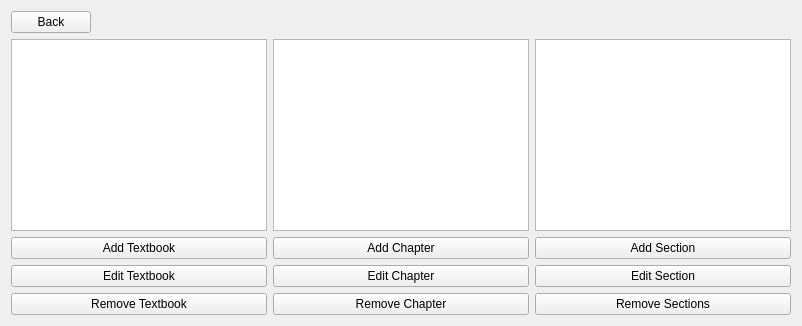
      <widget class="ContentManagerPage" name="contentManagerPage">
       <layout class="QGridLayout" name="gridLayout_11">
        <item row="4" column="1">
         <widget class="QPushButton" name="btnManageRemoveChapter">
          <property name="text">
           <string>Remove Chapter</string>
          </property>
         </widget>
        </item>
        <item row="1" column="0">
         <widget class="QListWidget" name="listManageTextbooks"/>
        </item>
        <item row="1" column="1">
         <widget class="QListWidget" name="listManageChapters"/>
        </item>
        <item row="1" column="2">
         <widget class="QListWidget" name="listManageSections"/>
        </item>
        <item row="2" column="0">
         <widget class="QPushButton" name="btnManageAddTextbook">
          <property name="text">
           <string>Add Textbook</string>
          </property>
         </widget>
        </item>
        <item row="2" column="1">
         <widget class="QPushButton" name="btnManageAddChapter">
          <property name="text">
           <string>Add Chapter</string>
          </property>
         </widget>
        </item>
        <item row="2" column="2">
         <widget class="QPushButton" name="btnManageAddSection">
          <property name="text">
           <string>Add Section</string>
          </property>
         </widget>
        </item>
        <item row="3" column="0">
         <widget class="QPushButton" name="btnManageEditTextbook">
          <property name="text">
           <string>Edit Textbook</string>
          </property>
         </widget>
        </item>
        <item row="3" column="1">
         <widget class="QPushButton" name="btnManageEditChapter">
          <property name="text">
           <string>Edit Chapter</string>
          </property>
         </widget>
        </item>
        <item row="3" column="2">
         <widget class="QPushButton" name="btnManageEditSection">
          <property name="text">
           <string>Edit Section</string>
          </property>
         </widget>
        </item>
        <item row="4" column="0">
         <widget class="QPushButton" name="btnManageRemoveTextbook">
          <property name="text">
           <string>Remove Textbook</string>
          </property>
         </widget>
        </item>
        <item row="4" column="2">
         <widget class="QPushButton" name="btnManageRemoveSection">
          <property name="text">
           <string>Remove Sections</string>
          </property>
         </widget>
        </item>
        <item row="0" column="0">
         <widget class="QPushButton" name="btnManageBack">
          <property name="sizePolicy">
           <sizepolicy hsizetype="Fixed" vsizetype="Fixed">
            <horstretch>0</horstretch>
            <verstretch>0</verstretch>
           </sizepolicy>
          </property>
          <property name="text">
           <string>Back</string>
          </property>
         </widget>
        </item>
       </layout>
      </widget>
